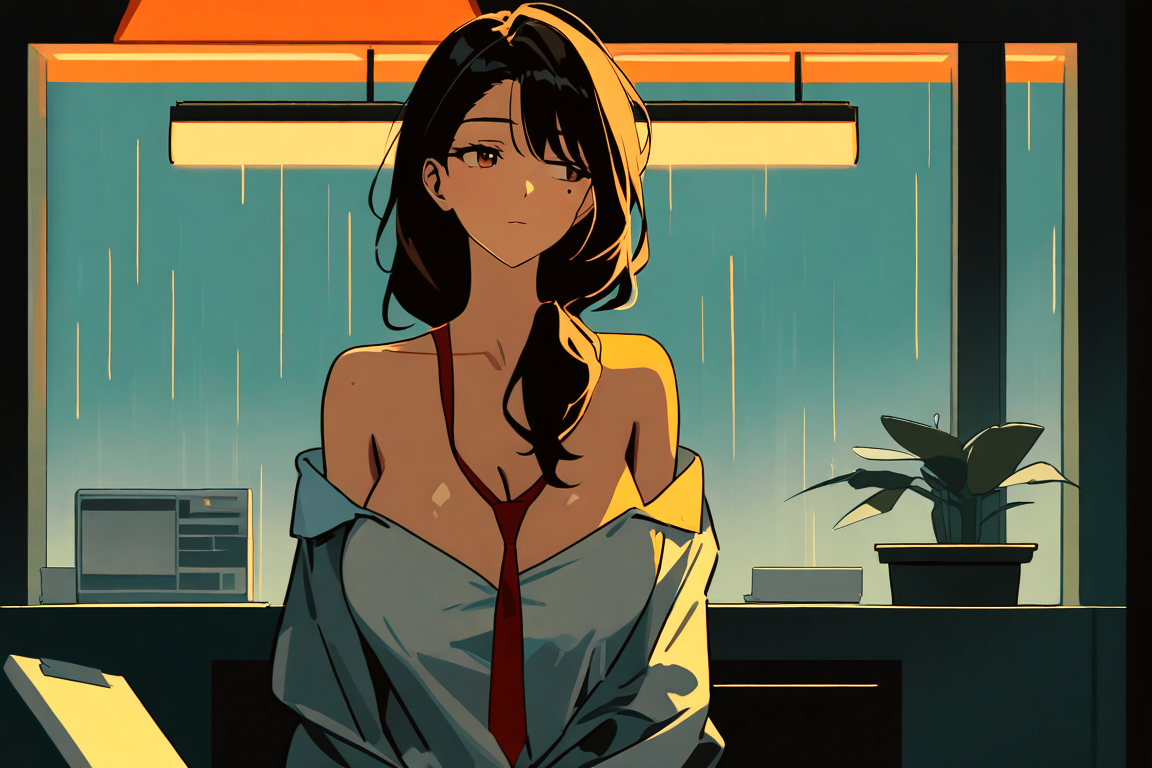
#> input picture floor-13-x/assets/cg/cg_desk_x.png, 1152 x 768 px
$ python grade_cg.py ../../flutter-godot/assets/title/keyvisual.webp
#> lines starting #> are read from the running program, lines starting #| are printed output that depends on the picture
#!/usr/bin/env python3
"""Light the CG plates with HOLDOVER's lamp instead of Floor 13's.

    python3 tools/grade_cg.py          # grades assets/cg/*.png IN PLACE from git HEAD

The plates were rendered under the parent's fluorescent key -- cold, teal, blue-shadowed
-- while the rooms, the interface and the wordmark all moved to sodium
(tools/palette_holdover.py). A plate still lit by the parent's tube reads as borrowed
from another game, which is the complaint this whole pass exists to answer.

Two attempts, and the first one is the lesson. It reused the HSV hue map the flat pixel
art takes. These plates are mostly TEAL, teal sits on the hinge of that map, and pushing
it toward 35 deg took entire frames through green: skin went sickly, the break room read
as lime. Every measured number cleared. ops/STANDARD.md: "a number can tell you a picture
is wrong; it cannot tell you it is right."

What is here instead is what a lamp actually does -- a per-channel curve, not a rotation.
It cannot invent green because it never moves a pixel across the wheel; it only changes
how much of each primary survives. Sodium also genuinely kills green, so green-dominant
pixels are pulled back explicitly -- but only by 0.55, deliberately. `cg_breakroom_x` and
its locked partner come out of this noticeably greener than every other plate, and that is
CORRECT: the break room's green emergency light is written into the prose ("Under green
emergency light he looks every one of his thirty-one years"). It is the only green in the
game, which is what makes it read as a named light source rather than a grading mistake.
Do not "fix" it.

This is a GRADE, not a render. The right answer is plates rendered under this lamp in the
first place; that is queued and on ops/PUNCHLIST.md. Re-run this after any new install.
"""
import pathlib
import numpy as np
from PIL import Image

GAIN = np.array([1.13, 0.985, 0.75])     # R up, G held, B down -- the lamp
LIFT = np.array([14.0, 7.0, 1.0])        # shadows toward amber, not toward black
SAT = 1.20

# The key visual is graded harder than the in-game plates, and the reason is the shelf
# rather than the story. A CG is looked at full-screen for as long as the player wants; the
# key visual has to survive as a thumbnail in a grid next to Nutaku's top 100, whose horror
# bucket sells at 0.62 brightness / 0.38 saturation (ops/SHELF_STYLE.md). At the in-game
# constants this plate measured 0.52/0.29 -- under the floor on both. Same lamp, turned up.
KV_GAIN = np.array([1.26, 1.01, 0.66])
KV_LIFT = np.array([30.0, 15.0, 2.0])
KV_SAT = 1.52
KV_GAMMA = 0.88                          # a little exposure, only on this plate


def grade(im: Image.Image, gain=GAIN, lift=LIFT, sat=SAT, gamma=1.0) -> Image.Image:
#> called with gain = array of shape (3,), lift = array of shape (3,), sat = 1.2, gamma = 1
    x = np.asarray(im.convert("RGBA")).astype(np.float32)
    rgb, alpha = x[..., :3], x[..., 3:]
#> alpha: shape (768, 1152, 1) float32; every value is 255
    rgb = rgb * gain + lift * (1.0 - rgb / 255.0)
    g_excess = np.clip(rgb[..., 1] - np.maximum(rgb[..., 0], rgb[..., 2]), 0, None)
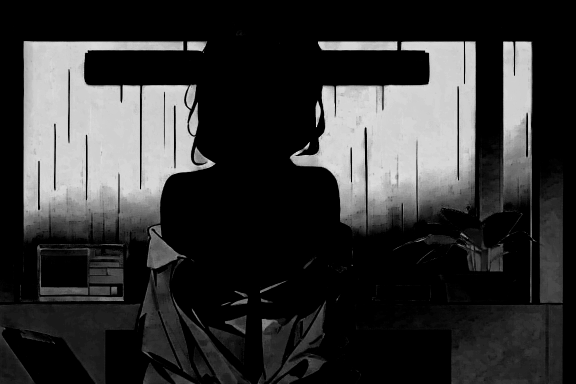
#> g_excess: shape (768, 1152) float64 (shown at 1/2 size); min 0, max 51.98, mean 10.5; drawn with min black and max white
    rgb[..., 1] -= g_excess * 0.55
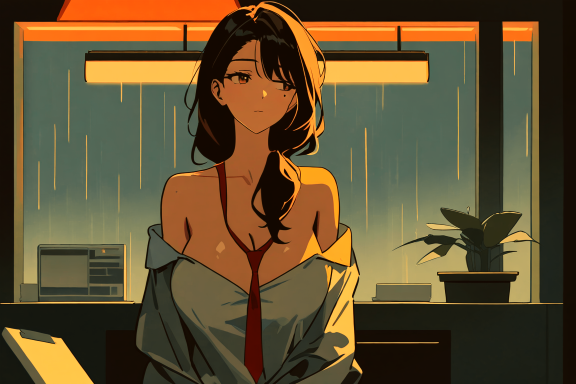
#> rgb: shape (768, 1152, 3) float64 (shown at 1/2 size); mean R, G, B 111.1, 91.5, 55.6; drawn with min black and max white
    lum = (rgb * np.array([0.2126, 0.7152, 0.0722])).sum(-1, keepdims=True)
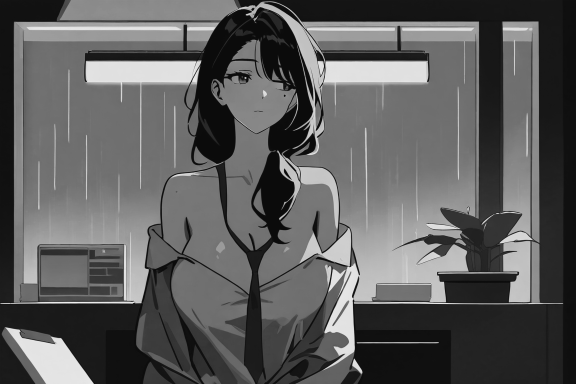
#> lum: shape (768, 1152, 1) float64 (shown at 1/2 size); min 11.02, max 249.9, mean 93.1
    rgb = lum + (rgb - lum) * sat
    # Contrast, not exposure. v1 of this line lifted the mids with a gamma as well and the
    # plates came back milky -- the highlights had nowhere left to go.
    n = np.clip(rgb / 255.0, 0, 1)
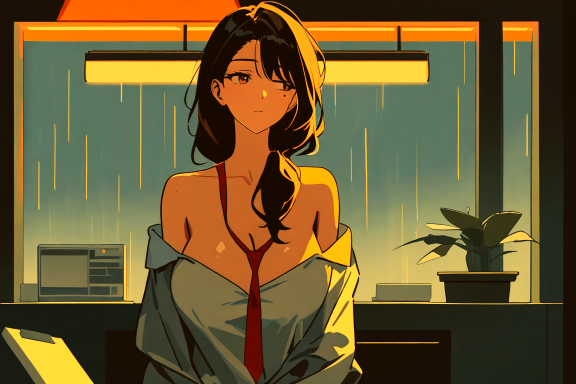
#> n: shape (768, 1152, 3) float64 (shown at 1/2 size); mean R, G, B 0.428, 0.358, 0.19
    n = n * n * (3 - 2 * n) * 0.62 + n * 0.38
    if gamma != 1.0:
        n = n ** gamma
    return Image.fromarray(
        np.concatenate([np.clip(n * 255, 0, 255), alpha], -1).astype(np.uint8), "RGBA")


# [4 lines left out: function grade_keyvisual, not called in this run]


if __name__ == "__main__":
    import sys
    if "--keyvisual" in sys.argv:
        grade_keyvisual()
    else:
        for p in sorted(pathlib.Path("assets/cg").glob("*.png")):
            grade(Image.open(p)).save(p, optimize=True)
            print(" ", p.name)
#> pass 2 of the loop `for p in sorted(pathlib.Path("assets/cg").glob("*.png")):`:
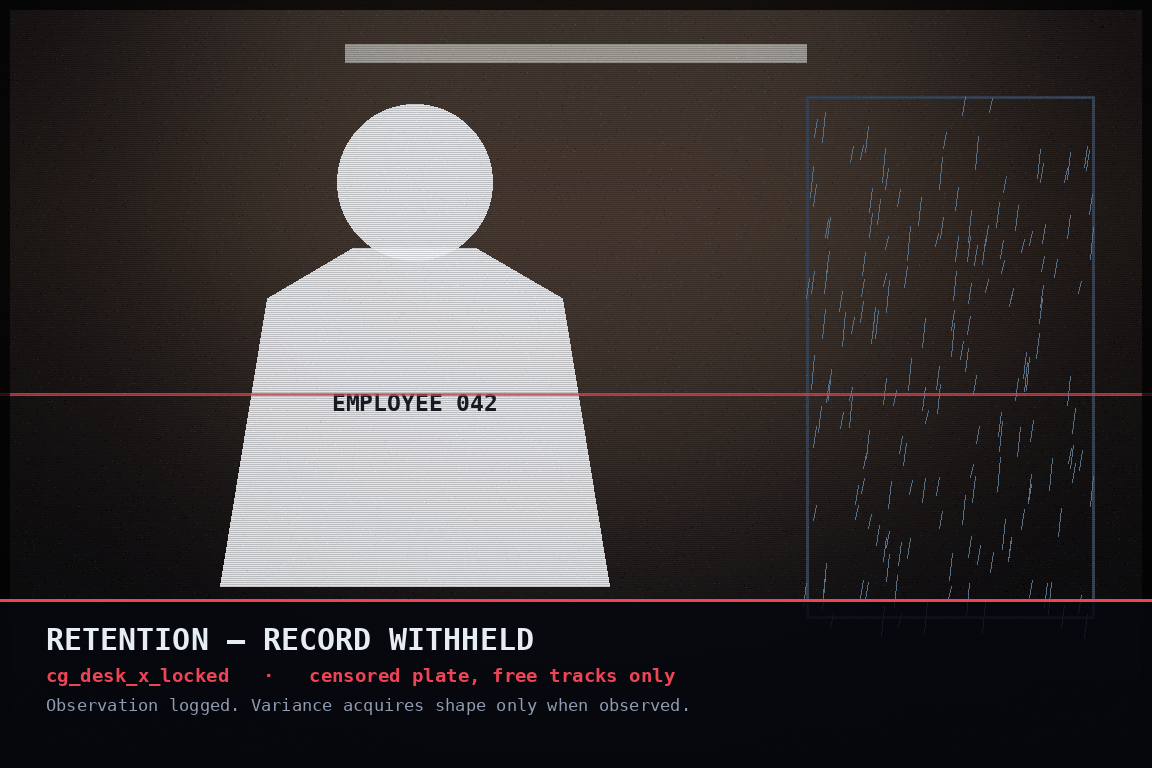
#> input picture floor-13-x/assets/cg/cg_desk_x_locked.png, 1152 x 768 px
#> in grade (call 2), `g_excess = np.clip(rgb[..., 1] - np.maximum(rgb[..., 0], rgb[..., 2]),..`:
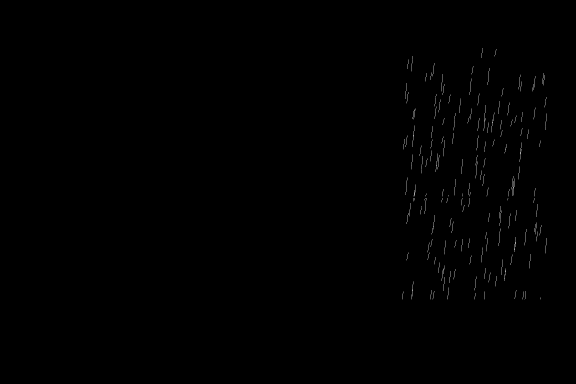
#> g_excess: shape (768, 1152) float64 (shown at 1/2 size); min 0, max 8.61, mean 0.0234; drawn with min black and max white
#> in grade (call 2), `n = np.clip(rgb / 255.0, 0, 1)`:
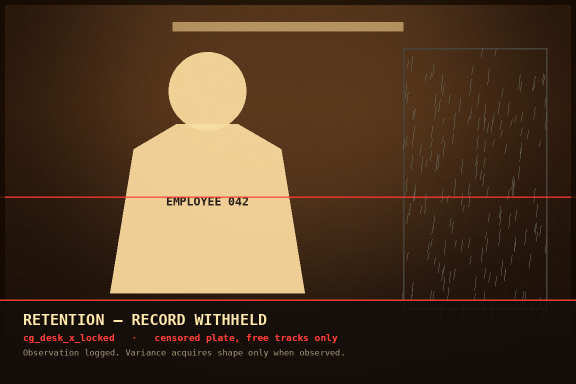
#> n: shape (768, 1152, 3) float64 (shown at 1/2 size); mean R, G, B 0.323, 0.234, 0.151
#> pass 3 of the loop `for p in sorted(pathlib.Path("assets/cg").glob("*.png")):`:
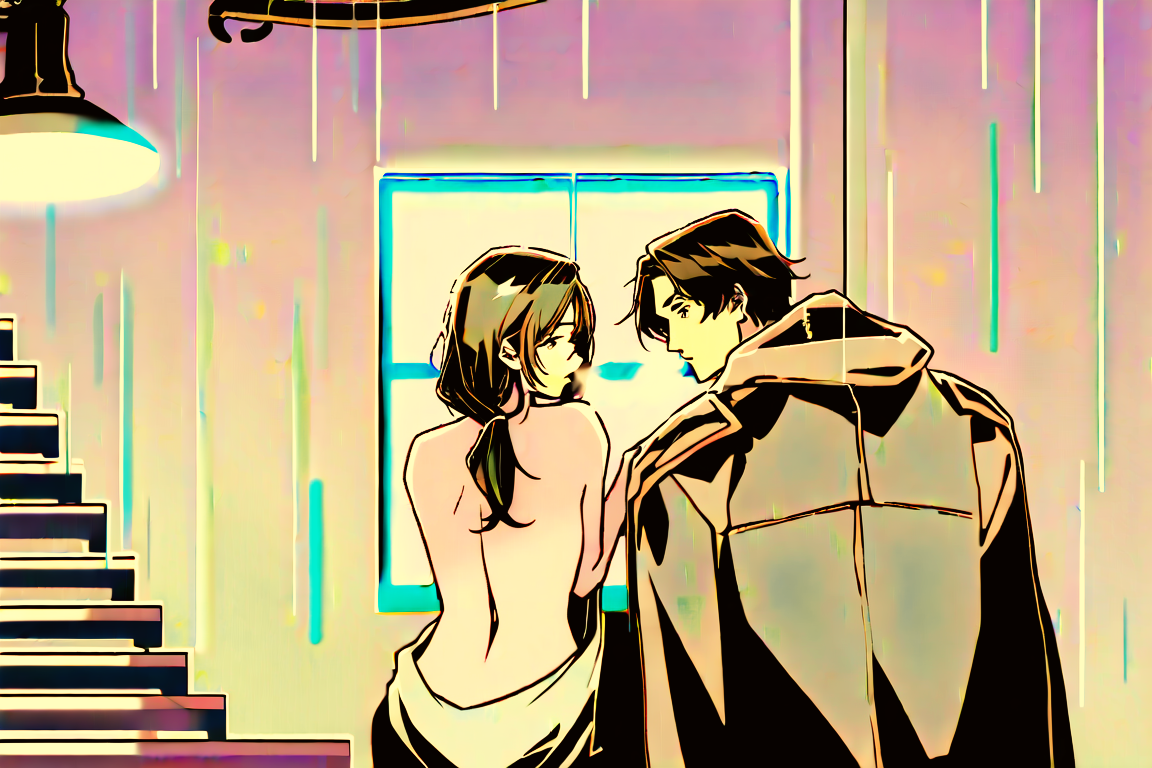
#> input picture floor-13-x/assets/cg/cg_landing_x.png, 1152 x 768 px
#> in grade (call 3), `rgb = lum + (rgb - lum) * sat`:
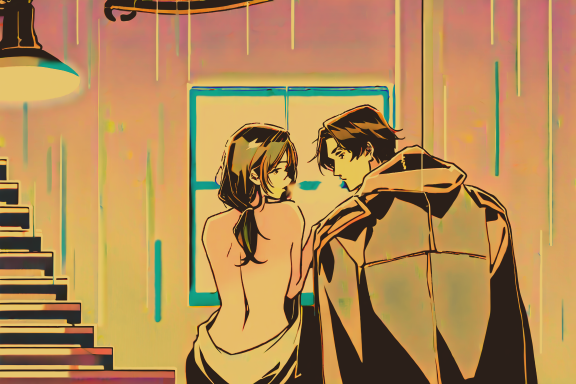
#> rgb: shape (768, 1152, 3) float64 (shown at 1/2 size); mean R, G, B 221.5, 161.8, 85.6; drawn with min black and max white
#> in grade (call 3), `n = np.clip(rgb / 255.0, 0, 1)`:
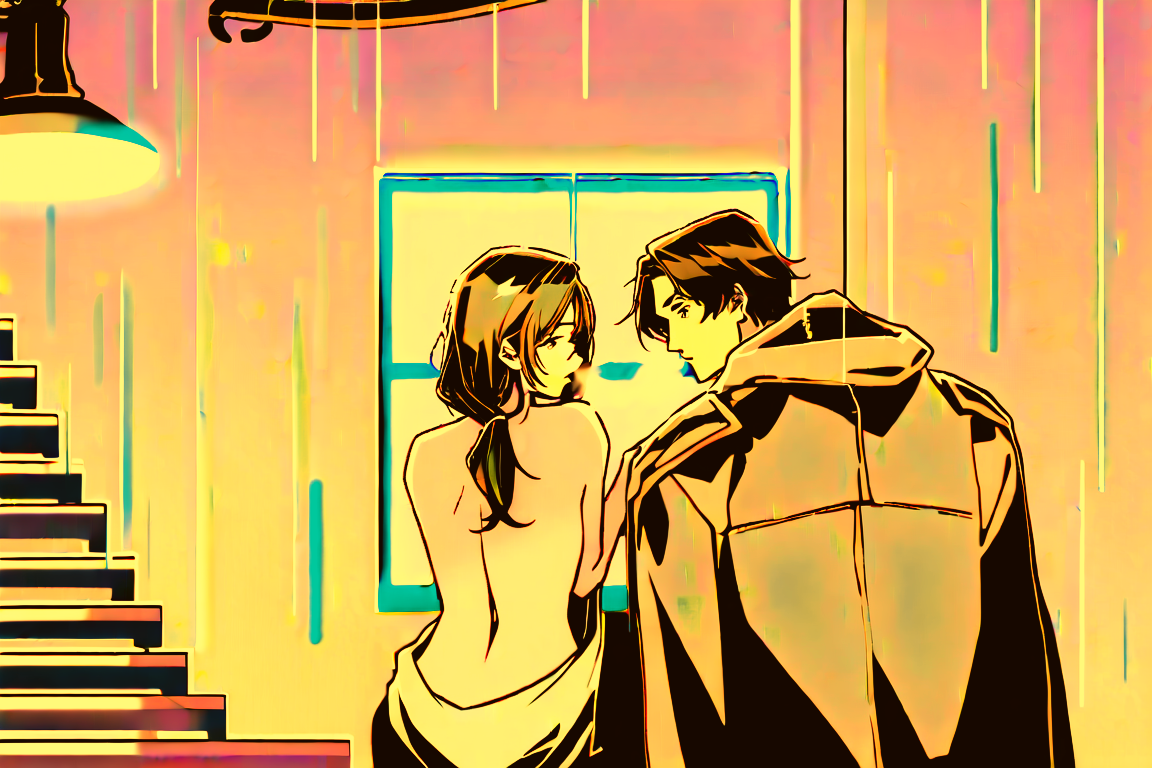
#> n: shape (768, 1152, 3) float64; mean R, G, B 0.809, 0.635, 0.336
